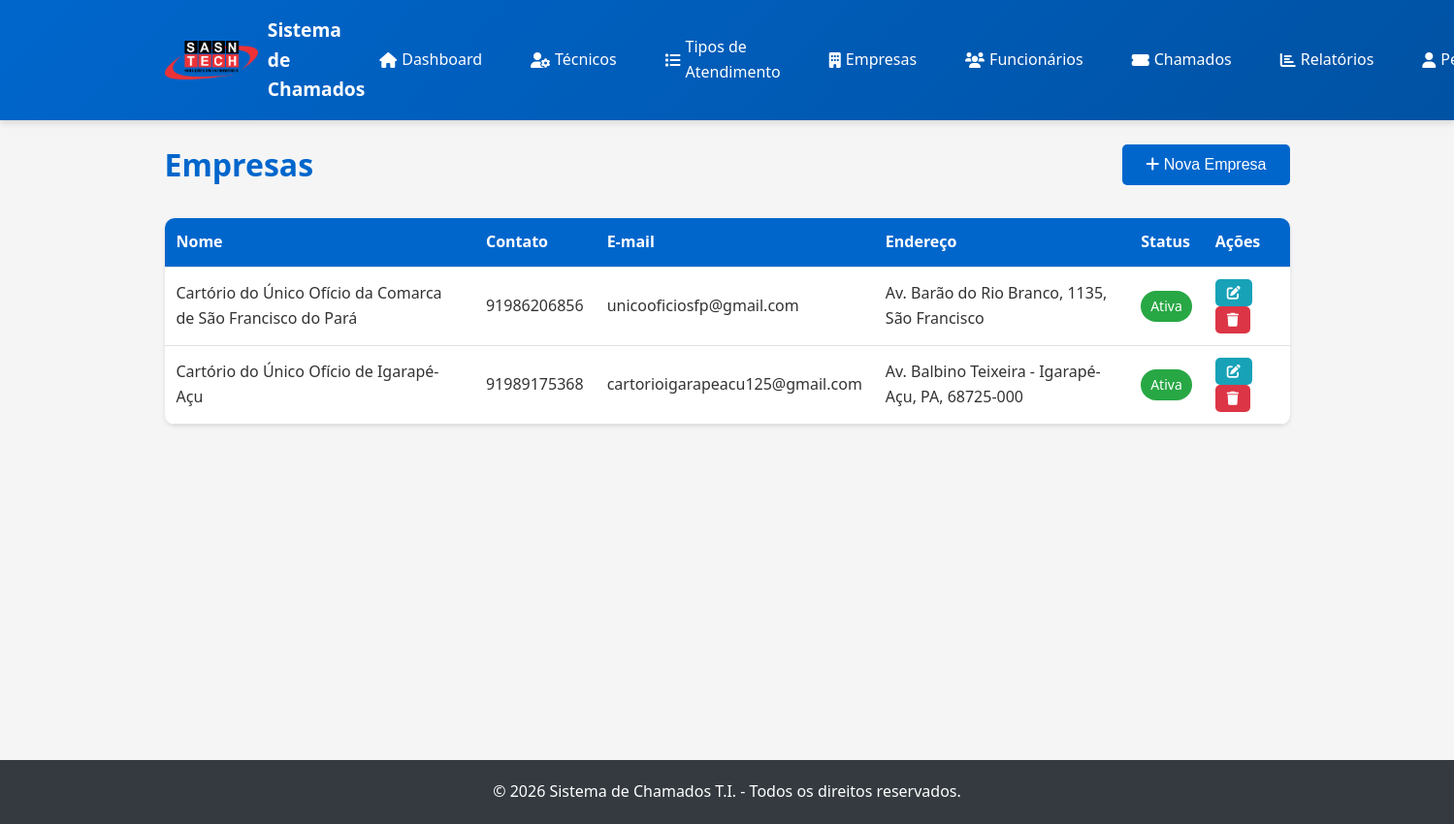
The page /empresas.php (signed in) on the database its author committed.
### tables this page shows
CREATE TABLE `empresas` (
  `id` int(11) NOT NULL,
  `nome` varchar(255) NOT NULL,
  `contato` varchar(50) DEFAULT NULL,
  `email` varchar(255) NOT NULL,
  `endereco` text DEFAULT NULL,
  `usuario` varchar(100) NOT NULL,
  `senha` varchar(255) NOT NULL,
  `ativo` tinyint(1) DEFAULT 1,
  `created_at` timestamp NOT NULL DEFAULT current_timestamp(),
  `updated_at` timestamp NOT NULL DEFAULT current_timestamp() ON UPDATE current_timestamp()
);

### empresas.php (the view, shortened to what this page needs)
<?php
$db = Database::getInstance()->getConnection();
$stmt = $db->query("SELECT * FROM empresas ORDER BY nome");
$empresas = $stmt->fetchAll();
include 'includes/header.php';
?>
<div class="page-header">
    <h1>Empresas</h1>
    <button class="btn btn-primary" onclick="openModal('modalEmpresa')">
        <i class="fas fa-plus"></i> Nova Empresa
    </button>
</div>
<div class="table-container">
    <table class="table">
        <thead>
            <tr>
                <th>Nome</th>
                <th>Contato</th>
                <th>E-mail</th>
                <th>Endereço</th>
                <th>Status</th>
                <th>Ações</th>
            </tr>
        </thead>
        <tbody>
            <?php if (empty($empresas)): ?>
                <tr>
                    <td colspan="6" class="text-center">Nenhuma empresa cadastrada</td>
                </tr>
            <?php else: ?>
                <?php foreach ($empresas as $empresa): ?>
                    <tr>
                        <td><?php echo htmlspecialchars($empresa['nome']); ?></td>
                        <td><?php echo htmlspecialchars($empresa['contato'] ?? '-'); ?></td>
                        <td><?php echo htmlspecialchars($empresa['email']); ?></td>
                        <td><?php echo htmlspecialchars($empresa['endereco'] ?? '-'); ?></td>
                        <td>
                            <span class="badge <?php echo $empresa['ativo'] ? 'badge-success' : 'badge-secondary'; ?>">
                                <?php echo $empresa['ativo'] ? 'Ativa' : 'Inativa'; ?>
                            </span>
                        </td>
                        <td>
                            <button class="btn btn-sm btn-info" onclick="editEmpresa(<?php echo htmlspecialchars(json_encode($empresa)); ?>)">
                                <i class="fas fa-edit"></i>
                            </button>
                            <button class="btn btn-sm btn-danger" onclick="deleteEmpresa(<?php echo $empresa['id']; ?>)">
                                <i class="fas fa-trash"></i>
                            </button>
                        </td>
                    </tr>
                <?php endforeach; ?>
            <?php endif; ?>
        </tbody>
    </table>
</div>
<?php include 'includes/footer.php'; ?>

### assets/css/style.css (style rules this page uses)
:root { --primary-color: #0066cc; --primary-dark: #0052a3; --primary-light: #3385d6; --secondary-color: #00a859; --secondary-dark: #008547; --danger-color: #dc3545; --warning-color: #ffc107; --success-color: #28a745; --info-color: #17a2b8; --dark-color: #343a40; --light-color: #f8f9fa; --border-color: #dee2e6; --text-color: #333; --text-muted: #6c757d; --white: #ffffff; --shadow: 0 2px 4px rgba(0,0,0,0.1); --shadow-lg: 0 4px 6px rgba(0,0,0,0.1); }
* { margin: 0; padding: 0; box-sizing: border-box; }
body { font-family: 'Segoe UI', Tahoma, Geneva, Verdana, sans-serif; background-color: #f5f5f5; color: var(--text-color); line-height: 1.6; }
.btn { padding: 12px 24px; border: none; border-radius: 5px; font-size: 1rem; cursor: pointer; transition: all 0.3s; text-decoration: none; display: inline-block; text-align: center; }
.btn-primary { background-color: var(--primary-color); color: var(--white); }
.btn-danger { background-color: var(--danger-color); color: var(--white); }
.btn-info { background-color: var(--info-color); color: var(--white); }
.btn-sm { padding: 6px 12px; font-size: 0.875rem; }
.table-container { background: var(--white); border-radius: 10px; box-shadow: var(--shadow); overflow-x: auto; }
.table { width: 100%; border-collapse: collapse; }
.table thead { background-color: var(--primary-color); color: var(--white); }
.table th, .table td { padding: 12px; text-align: left; border-bottom: 1px solid var(--border-color); }
.badge { display: inline-block; padding: 5px 10px; border-radius: 20px; font-size: 0.875rem; font-weight: 500; }
.badge-success { background-color: var(--success-color); color: var(--white); }
.page-header { display: flex; justify-content: space-between; align-items: center; margin-bottom: 30px; }
.page-header h1 { color: var(--primary-color); margin: 0; }

### rows shown on the page
empresas: nome "Cartório do Único Ofício da Comarca de São Francisco do Pará", contato "91986206856", email "unicooficiosfp@gmail.com", endereco "Av. Barão do Rio Branco, 1135, São Francisco", ativo "Ativa"
empresas: nome "Cartório do Único Ofício de Igarapé-Açu", contato "91989175368", email "cartorioigarapeacu125@gmail.com", endereco "Av. Balbino Teixeira - Igarapé-Açu, PA, 68725-000", ativo "Ativa"
